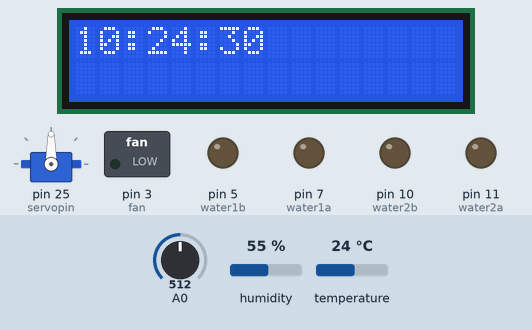
Recording of a sketch running on a simulated Arduino Mega 2560, built with avr-gcc and run on an emulated ATmega2560. On the bench: 16×2 character LCD, servo, switched loads named in the sketch (green lamp = pin HIGH), output pins drawn as LEDs (lit = HIGH). Inputs (shaded band) come from the test bench; at power-on: temperature 24 °C, A0 = 512, humidity 55 %. The local clock reads 2024-03-15 10:24:30 at power-on unless the sketch sets it; what the sketch prints to the serial monitor is not drawn.

Above: at 0.7 s.
1.3 s: temperature set to 28.4 °C
At 3.9 s:
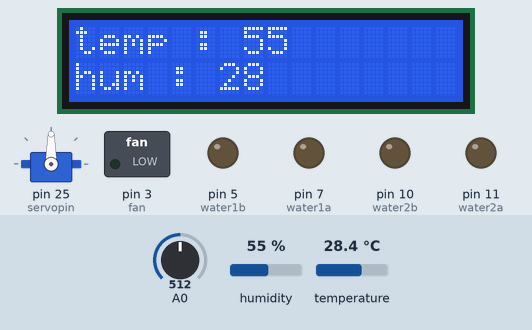
5.5 s: temperature set to 29.6 °C
At 9.1 s:
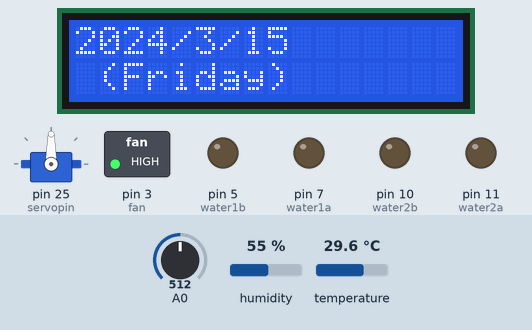
11.2 s: A0 set to 105
At 14.8 s:
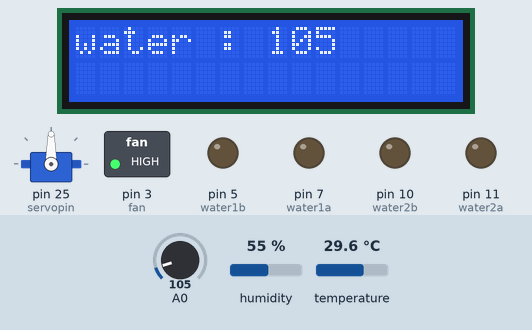
15.9 s: A0 set to 94
At 19.5 s:
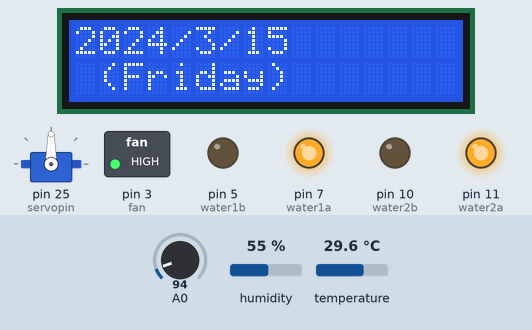
21.6 s: temperature set to 12 °C
At 24.7 s:
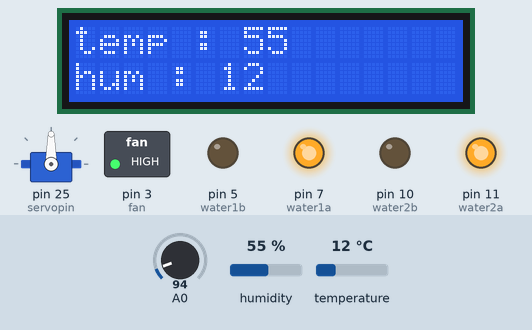
27.8 s: humidity set to 22 %
At 30.9 s:
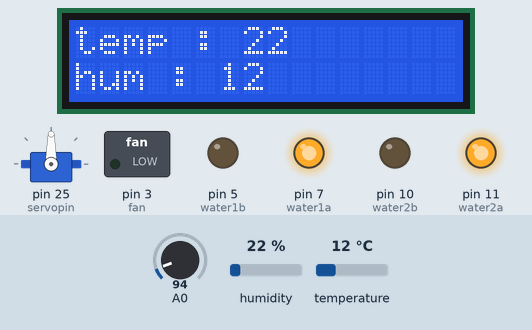
Timing chart, 0 to 63.1 s (numbered marks = the images above; inputs shaded):
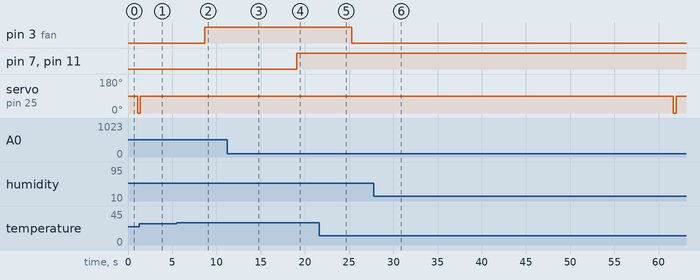

The sketch:

sketch_jun01a.ino
```cpp
#include <LiquidCrystal_I2C.h>
#include <Servo.h>
#include <Wire.h>
#include <DHT.h>
#include "RTClib.h"

// 워터펌프 어항->화분핀
#define water1a 7
#define water1b 5
// 워터펌프 예비탱크->어항핀
#define water2a 11
#define water2b 10

// 서보모터 핀
#define servopin 25
Servo servo;
// 서보모터 초기 각도
int angle = 0;

// DHT22
#define dhtpin 2
#define DhtType DHT22
DHT dht(dhtpin, DhtType);

// LCD(주소, 가로, 세로)
// 주소확인 필요
LiquidCrystal_I2C lcd(0x27, 16, 2);

// RTC
RTC_DS3231 rtc;
// 요일 이름
char daysOfTheWeek[7][12] = {"Sunday", "Monday", "Tuesday", "Wednesday", "Thursday", "Friday", "Saturday"};

// 쿨링팬
#define fan 3
// 수위측정센서 최저,최대치
int Min_water = 100;
int Max_water = 180;

void lcd_show(int* temp, int* hum, int* water)
{

  lcd.setCursor(0,0);
  lcd.print("temp : ");
  lcd.print(*temp);
  lcd.setCursor(0,1);
  lcd.print("hum : ");
  lcd.print(*hum);
  delay(500);
  lcd.clear();
  lcd.setCursor(0,0);
  lcd.print("water : ");
  lcd.print(*water);
  delay(500);
  lcd.clear();
}

void watch()
{
    DateTime now = rtc.now();
    lcd.clear();
    lcd.setCursor(0,0);
    lcd.print(now.year(), DEC);
    lcd.print('/');
    lcd.print(now.month(), DEC);
    lcd.print('/');
    lcd.print(now.day(), DEC);
    lcd.setCursor(0,1);
    lcd.print(" (");
    lcd.print(daysOfTheWeek[now.dayOfTheWeek()]);
    lcd.print(") ");
    delay(500);
    lcd.clear();

    lcd.setCursor(0,0);
    lcd.print(now.hour(), DEC);
    lcd.print(':');
    lcd.print(now.minute(), DEC);
    lcd.print(':');
    lcd.print(now.second(), DEC);
    delay(500);
    lcd.clear();
    int mysecond = now.second();
    int myminute = now.minute();
    if(mysecond < 32 && mysecond > 29)
    {
      servo.write(angle);
      Serial.println("servo working");
      delay(300);
      servo.write(90);
    }
    Serial.println();
}

void setup() {
  Serial.begin(9600);
  //dht모듈 시작
  dht.begin();
  // LCD 셋팅
  lcd.init();
  lcd.backlight();
  // 서보모터 할당
  servo.attach(servopin);

  // 워터모터 핀
  pinMode(water1a, OUTPUT);
  pinMode(water1b, OUTPUT);
  pinMode(water2a, OUTPUT);
  pinMode(water2b, OUTPUT);

  // 쿨링팬
  pinMode(fan, OUTPUT);

  // RTC 모듈
#ifndef ESP8266
  while (!Serial); // wait for serial port to connect. Needed for native USB
#endif
  if (! rtc.begin()) {
    Serial.println("Couldn't find RTC");
    Serial.flush();
    while (1) delay(10);
  }
  // Rtc모듈의 배터리 부족 시
  if (rtc.lostPower()) {
    Serial.println("RTC lost power, let's set the time!");
    // Rtc모듈에 컴파일 당시의 시간을 기록
    rtc.adjust(DateTime(F(__DATE__), F(__TIME__)));
    // This line sets the RTC with an explicit date & time, for example to set
    // January 21, 2014 at 3am you would call:
    // rtc.adjust(DateTime(2014, 1, 21, 3, 0, 0));
  }

}

void loop() {
  // DHT 습도, 온도 측정
  int hum = dht.readHumidity();
  int* pHum = &hum;
  int temp = dht.readTemperature();
  int* pTemp = &temp;
  // 수위측정센서
  int water_level = analogRead(A0);
  int* pWater_level = &water_level;
  Serial.print(water_level);
  // 먹이기계
  // RTC + 서보모터
  watch();
  // 센서값 lcd출력
  lcd_show(pHum, pTemp, pWater_level);

  // 수위에 따른 워터펌프 on/off
  // 수위최저치 : 펌프작동
  // 수위최대치 : 펌프정지
  if(Min_water > *pWater_level)
  {
    digitalWrite(water1a, HIGH);
    digitalWrite(water1b, LOW);
    digitalWrite(water2a, HIGH);
    digitalWrite(water2b, LOW);

  }
  else if(Max_water <= *pWater_level)
  {
    digitalWrite(water1a, LOW);
    digitalWrite(water1b, LOW);
    digitalWrite(water2a, LOW);
    digitalWrite(water2b, LOW);
  }
  // 온도에 따른 쿨링팬 작동
  if(temp > 28)
  {
    digitalWrite(fan, HIGH);
    Serial.print("fan working");
  }
  else if(temp <= 28)
  {
    digitalWrite(fan, LOW);
  }


}
```

Measured:
- the behaviour switches between 28.9 and 29 °C on temperature (found by bisection; images 1 and 2)
- the behaviour switches between 100 and 99 on A0 (found by bisection; images 3 and 4)
- after the input at 5.5 s, pin 3 (fan): LOW → HIGH after 3.2 s
- after the input at 15.9 s, pin 7 (water1a), pin 11 (water2a): LOW → HIGH after 3.2 s
- after the input at 21.6 s, pin 3 (fan): HIGH → LOW after 3.7 s
- what the display in image 0 shows lasts 0.5 s, from 0.6 s to 1.1 s
